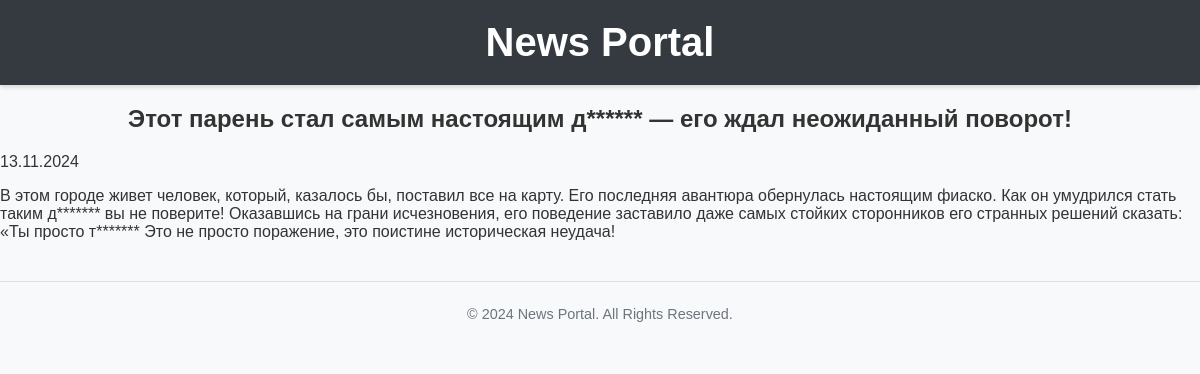
Page /news/5/ on the committed database.
### news/models.py (models this page shows, shortened)
class Post(models.Model):
    ARTICLE = 'AR'
    NEWS = 'NE'
    POST_TYPE_CHOICES = [
        (ARTICLE, 'Article'),
        (NEWS, 'News'),
    ]
    author = models.ForeignKey(Author, on_delete=models.CASCADE)
    post_type = models.CharField(max_length=2, choices=POST_TYPE_CHOICES)
    created_at = models.DateTimeField(auto_now_add=True)
    categories = models.ManyToManyField(Category, through='PostCategory')
    title = models.CharField(max_length=255)
    content = models.TextField()
    rating = models.IntegerField(default=0)

### news/views.py (the view)
# urls.py: path('news/<int:post_id>/', news_detail, name='news_detail'),
def news_detail(request, post_id):
    post = get_object_or_404(Post, id=post_id)
    context = {
        'post': post,
        'formatted_date': localtime(post.created_at).strftime('%d.%m.%Y')
    }
    return render(request, 'news_detail.html', context)

### news/templatetags/custom_filters.py (called while the page is built)
@register.filter(name='censor')
def censor(text):
    if not isinstance(text, str):
        raise TypeError("Censor filter can only be applied to strings.")
    def replace_bad_word(word):
        for bad_word in BAD_WORDS:
            if word.lower().startswith(bad_word.lower()):
                return word[0] + '*' * (len(word) - 1)
        return word
    words = text.split()
    censored_text = ' '.join(replace_bad_word(word) for word in words)
    return censored_text

### news/templates/news_detail.html (shortened to what this page needs)
{% extends "default.html" %}
{% load custom_filters %}
{% block content %}
   <h2>{{ post.title|censor }}</h2>
   <p>{{ formatted_date }}</p>
   <p>{{ post.content|censor }}</p>
{% endblock %}

### news/static/css/style.css (style rules this page uses)
body { font-family: Arial, sans-serif; background-color: #f8f9fa; color: #333; margin: 0; padding: 0; }
h2 { text-align: center; }

### rows in the picture
Post: title|censor "Этот парень стал самым настоящим д****** — его ждал неожиданный поворот!", content|censor "В этом городе живет человек, который, казалось бы, поставил все на карту. Его последняя авантюра обернулась настоящим фиаско. Как он умудрился стать таким д******* вы не поверите! Оказавшись на грани исчезновения, его поведение заставило даже самых стойких сторонников его странных решений сказать: «Ты просто т******* Это не просто поражение, это поистине историческая неудача!"
